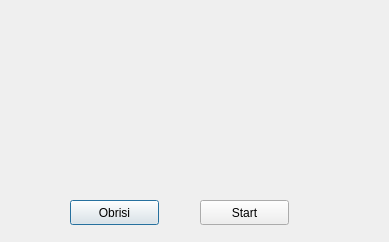
<?xml version="1.0" encoding="UTF-8"?>
<ui version="4.0">
 <class>Dialog</class>
 <widget class="QDialog" name="Dialog">
  <property name="geometry">
   <rect>
    <x>0</x>
    <y>0</y>
    <width>389</width>
    <height>242</height>
   </rect>
  </property>
  <property name="windowTitle">
   <string>Dialog</string>
  </property>
  <widget class="QPushButton" name="pushButton">
   <property name="geometry">
    <rect>
     <x>70</x>
     <y>200</y>
     <width>89</width>
     <height>25</height>
    </rect>
   </property>
   <property name="text">
    <string>Obrisi</string>
   </property>
  </widget>
  <widget class="QPushButton" name="pushButton_2">
   <property name="geometry">
    <rect>
     <x>200</x>
     <y>200</y>
     <width>89</width>
     <height>25</height>
    </rect>
   </property>
   <property name="text">
    <string>Start</string>
   </property>
  </widget>
 </widget>
 <resources/>
 <connections/>
</ui>
